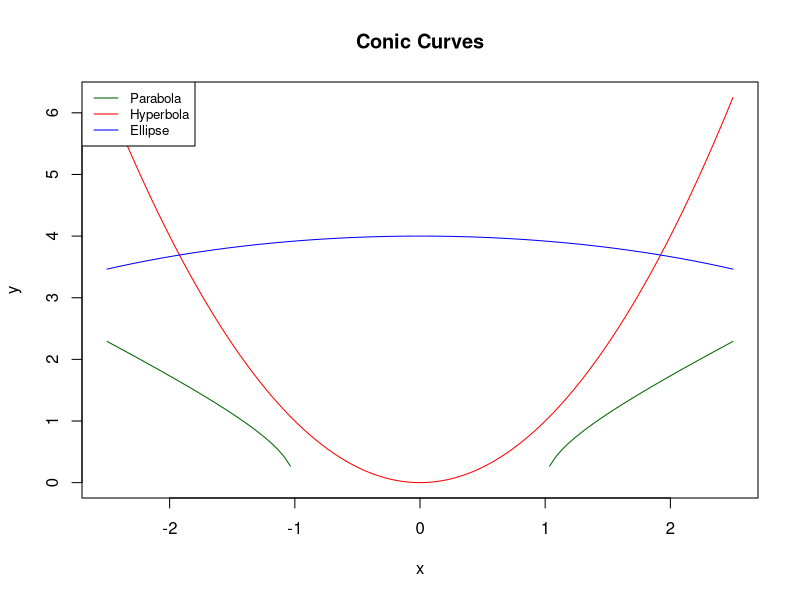

This chart was generated by the following R code:
#Question 4: # Define functions for parabola, hyperbola, and ellipse

#parabola function
find_parabola <- function(x, a, b, c) {
  return(a * x^2 + b * x + c)
}

#hyperbola function
find_hyperbola <- function(x, a, b, c) {
  return(sqrt(a^2 * (x - c)^2 - b^2))
}

#ellipse function
find_ellipse <- function(x, a, b, h, k) {
  return(sqrt((1 - ((x - h)^2 / a^2)) * b^2) + k)
}

# Define range for x values
x_range <- seq(-2.5, 2.5, length.out = 100)


# Parameters for the curves
parabola_a <- 1
parabola_b <- 0
parabola_c <- 0

hyperbola_a <- 1
hyperbola_b <- 1
hyperbola_c <- 0

ellipse_a <- 5
ellipse_b <- 4
ellipse_h <- 0
ellipse_k <- 0

# Plotting the curves
plot(x_range, find_parabola(x_range, parabola_a, parabola_b, parabola_c), type = "l", col = "red", xlab = "x", ylab = "y", main = "Conic Curves")
lines(x_range, find_hyperbola(x_range, hyperbola_a, hyperbola_b, hyperbola_c), col = "darkgreen")
lines(x_range, find_ellipse(x_range, ellipse_a, ellipse_b, ellipse_h, ellipse_k), col = "blue")
legend("topleft", legend = c("Parabola", "Hyperbola", "Ellipse"), col = c("darkgreen", "red", "blue"), lty = 1, cex = 0.8)